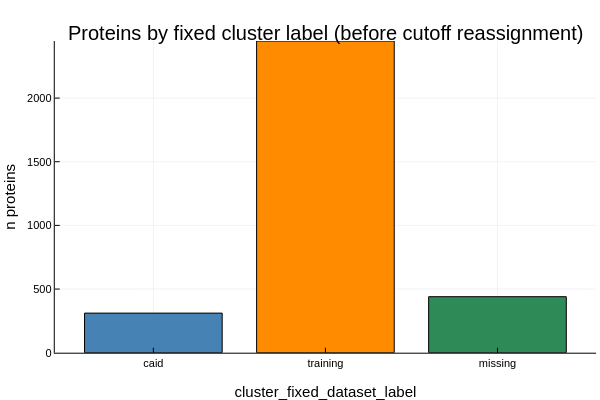

The code cell stored with this chart in its notebook:
### Markdown cell above
### Plot 1: Proteins per Fixed Dataset Label

### Code cell
split_plot_rows = sort(split_distribution, :cluster_fixed_dataset_label)
split_labels = [ismissing(label) ? "missing" : String(label) for label in split_plot_rows.cluster_fixed_dataset_label]

bar(
    split_labels,
    split_plot_rows.n_proteins;
    xlabel = "cluster_fixed_dataset_label",
    ylabel = "n proteins",
    title = "Proteins by fixed cluster label (before cutoff reassignment)",
    legend = false,
    color = [:steelblue, :darkorange, :seagreen][1:length(split_labels)]
)

### Figure 1 — Plotly figure (JSON) as saved in the notebook; plotly's stock layout.template omitted (floating-point values rounded to 4 significant figures)
{"data": [{"fill": "tozeroy", "fillcolor": "rgba(70, 130, 180, 1.000)", "legendgroup": "y1", "line": {"color": "rgba(0, 0, 0, 1.000)", "dash": "solid", "width": 1}, "mode": "lines", "name": "y1", "showlegend": true, "type": "scatter", "x": [0.1, 0.1, 0.9, 0.9, 0.1], "xaxis": "x1", "y": [311, 0, 0, 311, 311], "yaxis": "y1"}, {"fill": "tozeroy", "fillcolor": "rgba(255, 140, 0, 1.000)", "legendgroup": "y1", "line": {"color": "rgba(0, 0, 0, 1.000)", "dash": "solid", "width": 1}, "mode": "lines", "name": "y1", "showlegend": false, "type": "scatter", "x": [1.1, 1.1, 1.9, 1.9, 1.1], "xaxis": "x1", "y": [2448, 0, 0, 2448, 2448], "yaxis": "y1"}, {"fill": "tozeroy", "fillcolor": "rgba(46, 139, 87, 1.000)", "legendgroup": "y1", "line": {"color": "rgba(0, 0, 0, 1.000)", "dash": "solid", "width": 1}, "mode": "lines", "name": "y1", "showlegend": false, "type": "scatter", "x": [2.1, 2.1, 2.9, 2.9, 2.1], "xaxis": "x1", "y": [440, 0, 0, 440, 440], "yaxis": "y1"}, {"colorbar": {"len": 0.8657, "title": "", "x": 0.9934, "y": 0.5087}, "legendgroup": "y1", "marker": {"color": "rgba(70, 130, 180, 0.000)", "line": {"color": "rgba(0, 0, 0, 0.000)", "width": 1}, "size": 0, "symbol": "circle"}, "mode": "markers", "name": "y1", "showlegend": false, "type": "scatter", "x": [0.5], "xaxis": "x", "y": [311], "yaxis": "y"}, {"colorbar": {"len": 0.8657, "title": "", "x": 0.9934, "y": 0.5087}, "legendgroup": "y1", "marker": {"color": "rgba(255, 140, 0, 0.000)", "line": {"color": "rgba(0, 0, 0, 0.000)", "width": 1}, "size": 0, "symbol": "circle"}, "mode": "markers", "name": "y1", "showlegend": false, "type": "scatter", "x": [1.5], "xaxis": "x", "y": [2448], "yaxis": "y"}, {"colorbar": {"len": 0.8657, "title": "", "x": 0.9934, "y": 0.5087}, "legendgroup": "y1", "marker": {"color": "rgba(46, 139, 87, 0.000)", "line": {"color": "rgba(0, 0, 0, 0.000)", "width": 1}, "size": 0, "symbol": "circle"}, "mode": "markers", "name": "y1", "showlegend": false, "type": "scatter", "x": [2.5], "xaxis": "x", "y": [440], "yaxis": "y"}], "layout": {"annotations": [{"font": {"color": "rgba(0, 0, 0, 1.000)", "family": "sans-serif", "size": 20}, "rotation": 0, "showarrow": false, "text": "Proteins by fixed cluster label (before cutoff reassignment)", "x": 0.5424, "xanchor": "center", "xref": "paper", "y": 1, "yanchor": "top", "yref": "paper"}], "height": 400, "margin": {"b": 20, "l": 0, "r": 0, "t": 20}, "paper_bgcolor": "rgba(255, 255, 255, 1.000)", "plot_bgcolor": "rgba(255, 255, 255, 1.000)", "showlegend": false, "width": 600, "xaxis": {"anchor": "y", "domain": [0.09128, 0.9934], "gridcolor": "rgba(0, 0, 0, 0.100)", "gridwidth": 0.5, "linecolor": "rgba(0, 0, 0, 1.000)", "mirror": false, "range": [-0.07304, 3.073], "showgrid": true, "showline": true, "showticklabels": true, "tickangle": 0, "tickcolor": "rgb(0, 0, 0)", "tickfont": {"color": "rgba(0, 0, 0, 1.000)", "family": "sans-serif", "size": 11}, "tickmode": "array", "ticks": "inside", "ticktext": ["caid", "training", "missing"], "tickvals": [0.5, 1.5, 2.5], "title": "cluster_fixed_dataset_label", "titlefont": {"color": "rgba(0, 0, 0, 1.000)", "family": "sans-serif", "size": 15}, "type": "-", "visible": true, "zeroline": false, "zerolinecolor": "rgba(0, 0, 0, 1.000)"}, "yaxis": {"anchor": "x", "domain": [0.07581, 0.9415], "gridcolor": "rgba(0, 0, 0, 0.100)", "gridwidth": 0.5, "linecolor": "rgba(0, 0, 0, 1.000)", "mirror": false, "range": [0, 2448], "showgrid": true, "showline": true, "showticklabels": true, "tickangle": 0, "tickcolor": "rgb(0, 0, 0)", "tickfont": {"color": "rgba(0, 0, 0, 1.000)", "family": "sans-serif", "size": 11}, "tickmode": "array", "ticks": "inside", "ticktext": ["0", "500", "1000", "1500", "2000"], "tickvals": [0, 500, 1000, 1500, 2000], "title": "n proteins", "titlefont": {"color": "rgba(0, 0, 0, 1.000)", "family": "sans-serif", "size": 15}, "type": "-", "visible": true, "zeroline": false, "zerolinecolor": "rgba(0, 0, 0, 1.000)"}}}
